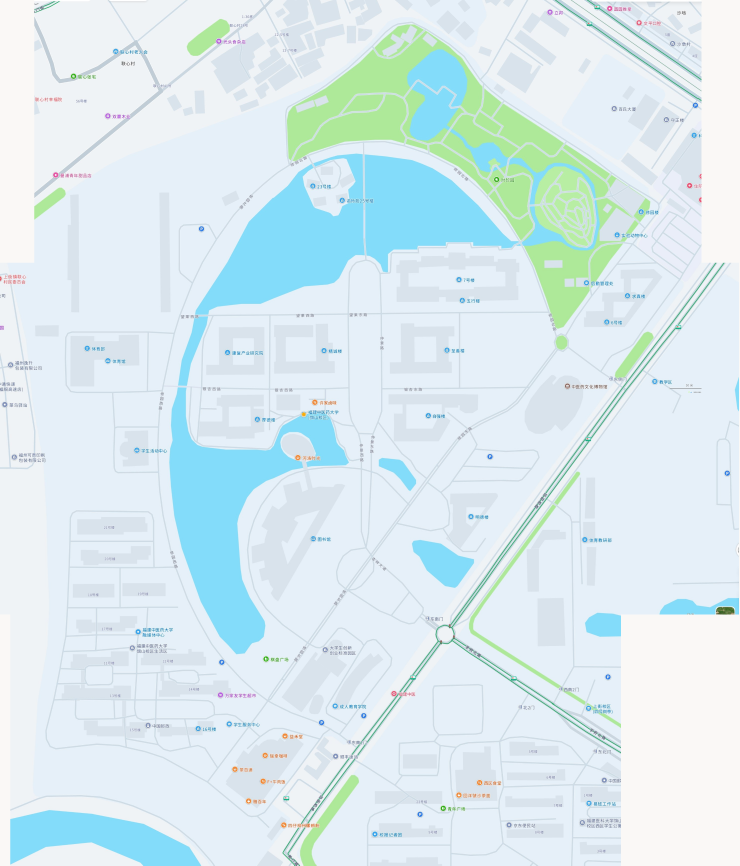
#> input picture _audit/campus_map_20261113/_data/amap/master.png, 2957 x 3463 px, found by its file name (shown at 1/4 size)
$ python tiles.py
#> lines starting #> are read from the running program, lines starting #| are printed output that depends on the picture
import cv2, numpy as np, os, sys
BASE = r"C:\Users\Ko_Li\.openclaw\workspace\web\_audit\campus_map_20261113\_data\amap"
WORK = os.path.join(BASE,"_work")
im=cv2.imread(os.path.join(BASE,"master.png"))
#> im is the input picture: shape (3463, 2957, 3); mean B, G, R 240.3, 235.5, 217.7
H,W=im.shape[:2]
#> H = 3463; W = 2957
def tile(x0,y0,x1,y1,scale,name,grid=100,label_step=200):
    x0=max(0,x0); y0=max(0,y0); x1=min(W,x1); y1=min(H,y1)
    c=im[y0:y1,x0:x1].copy()
    c=cv2.resize(c,None,fx=scale,fy=scale,interpolation=cv2.INTER_AREA if scale<1 else cv2.INTER_NEAREST)
    ch,cw=c.shape[:2]
    font=cv2.FONT_HERSHEY_SIMPLEX
    for x in range(x0//grid*grid, x1+1, grid):
        if x<x0: continue
        px=int((x-x0)*scale)
        if px<0 or px>=cw: continue
        col=(0,0,255) if x%500==0 else (190,170,250)
        cv2.line(c,(px,0),(px,ch-1),col,2 if x%500==0 else 1)
        if x%label_step==0:
            t=str(x); cv2.putText(c,t,(px+2,14),font,0.42,(0,0,255),1,cv2.LINE_AA)
            cv2.putText(c,t,(px+2,ch-3),font,0.42,(0,0,255),1,cv2.LINE_AA)
    for y in range(y0//grid*grid, y1+1, grid):
        if y<y0: continue
        py=int((y-y0)*scale)
        if py<0 or py>=ch: continue
        col=(0,0,255) if y%500==0 else (190,170,250)
        cv2.line(c,(0,py),(cw-1,py),col,2 if y%500==0 else 1)
        if y%label_step==0:
            t=str(y); cv2.putText(c,t,(2,py+14),font,0.42,(0,0,255),1,cv2.LINE_AA)
            cv2.putText(c,t,(cw-50,py+14),font,0.42,(0,0,255),1,cv2.LINE_AA)
    out=os.path.join(WORK,name); cv2.imwrite(out,c,[cv2.IMWRITE_PNG_COMPRESSION,6]); print(out,c.shape)
tiles=[
 (0,150,1500,1300,'ov_A_north.png'),
 (1100,150,2600,1300,'ov_B_northeast.png'),
 (400,1200,1900,2350,'ov_C_central.png'),
 (800,2100,2300,3250,'ov_D_south.png'),
 (100,2250,1600,3400,'ov_E_west.png'),
 (1500,2200,2957,3400,'ov_F_southeast.png'),
]
for t in tiles: tile(t[0],t[1],t[2],t[3],0.8,t[4])
#> this loop made 6 passes
#> pass 1, in tile, `c=im[y0:y1,x0:x1].copy()`:
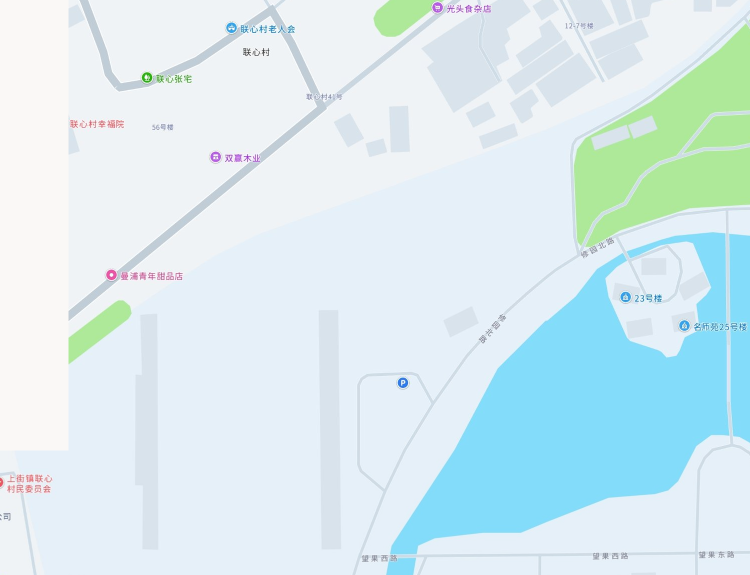
#> c: shape (1150, 1500, 3) (shown at 1/2 size); mean B, G, R 240.6, 235.9, 215.5
#> pass 1, in tile, `out = os.path.join(WORK, name)`:
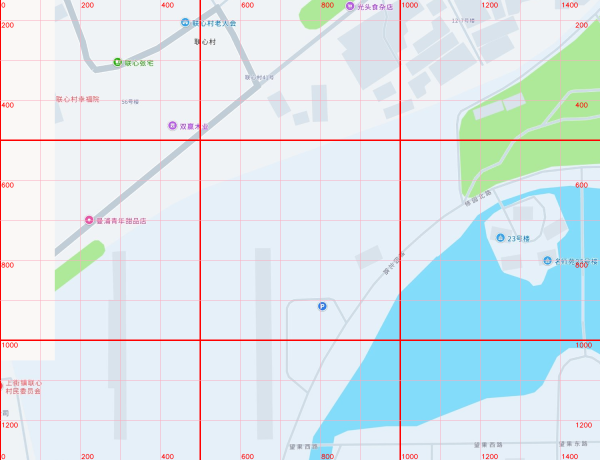
#> saved as ov_A_north.png: shape (920, 1200, 3) (shown at 1/2 size); mean B, G, R 235.9, 231, 216.8
#> pass 2, in tile (call 2), `c=im[y0:y1,x0:x1].copy()`:
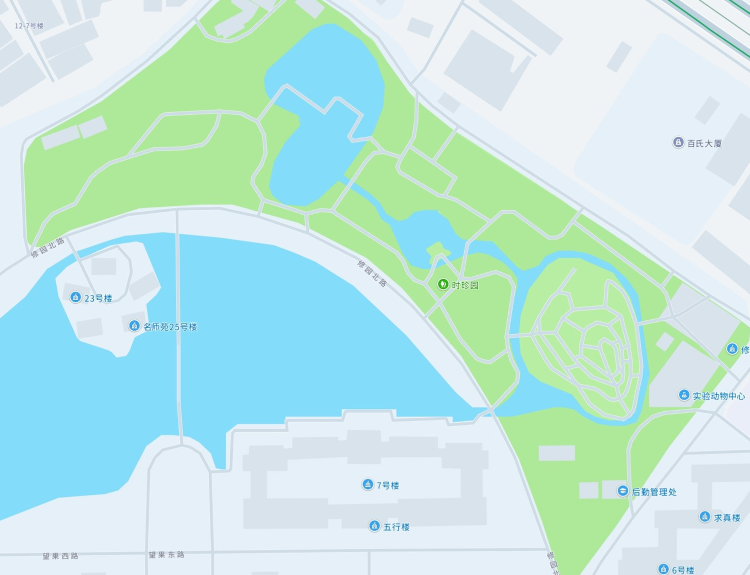
#> c: shape (1150, 1500, 3) (shown at 1/2 size); mean B, G, R 223.8, 231.4, 193
